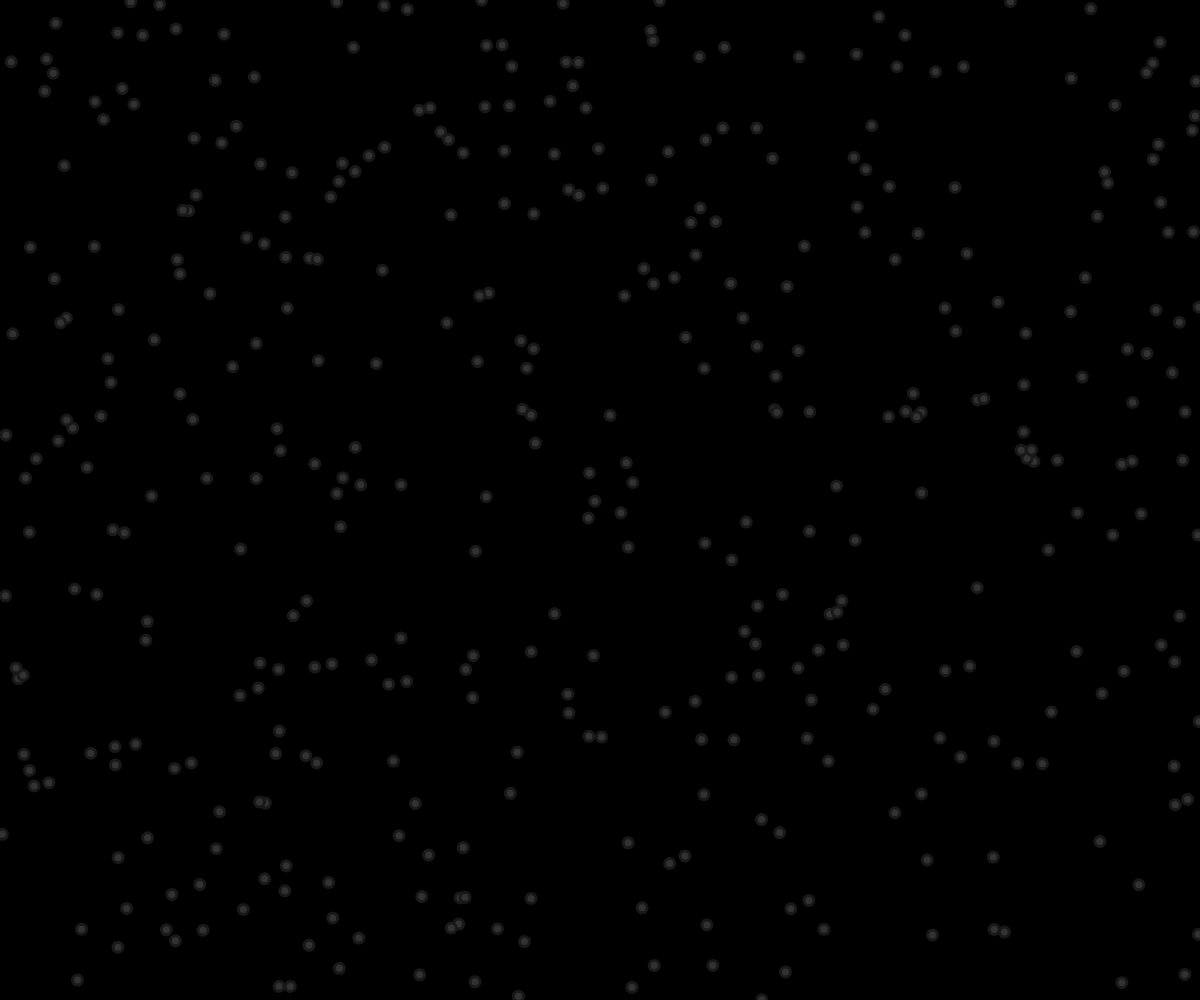
Frame 1 (no input)
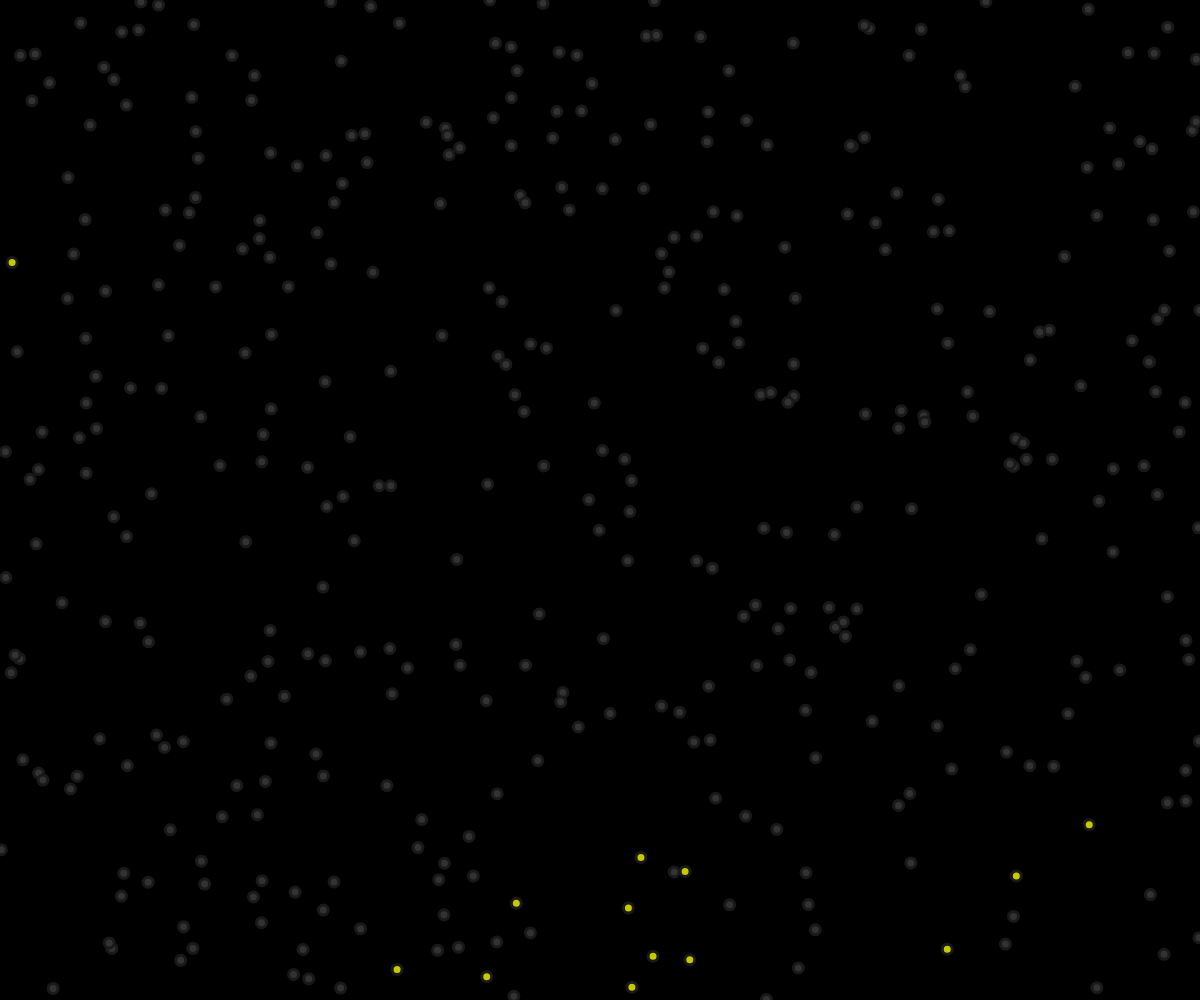
Frame 60 (no input)
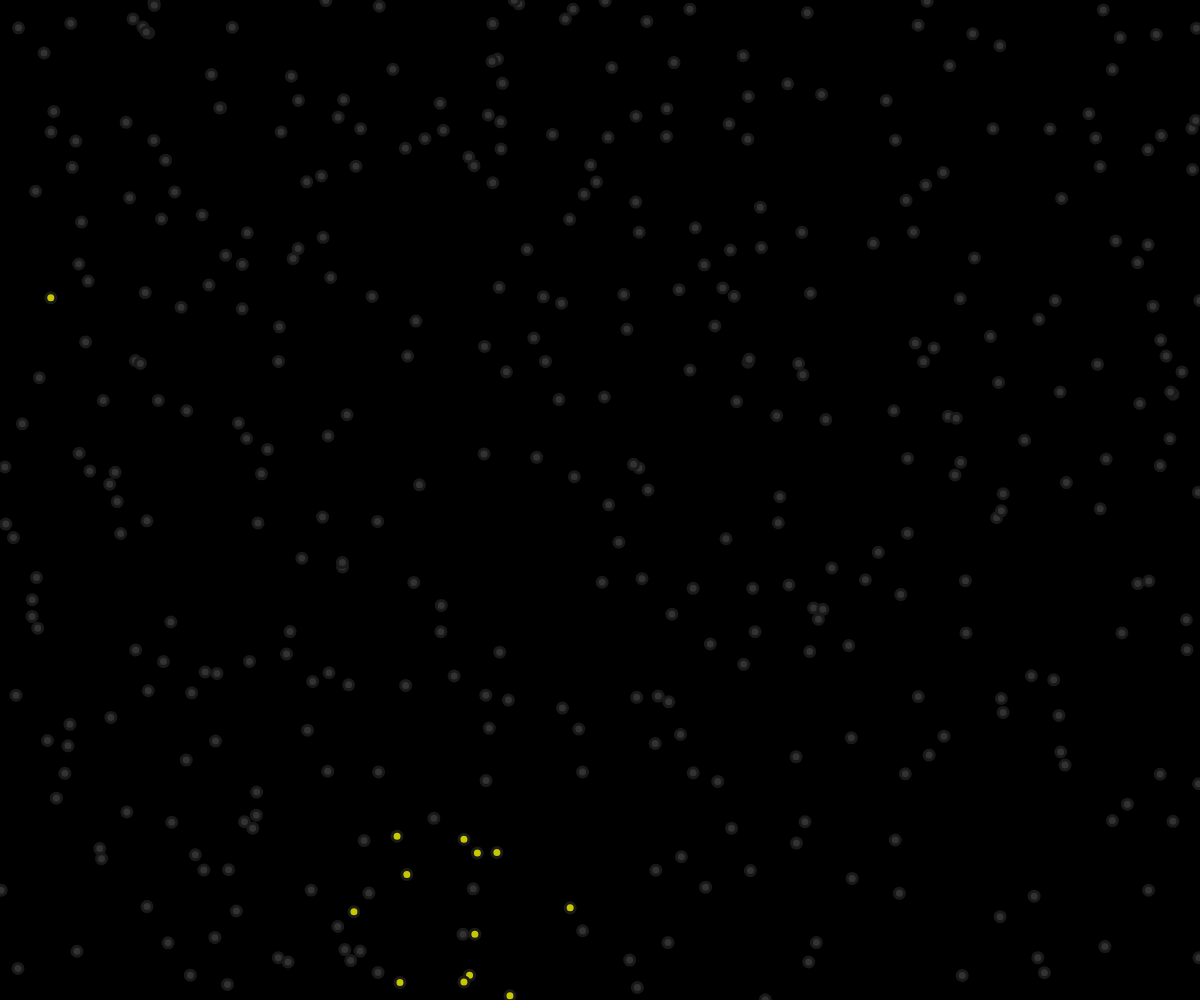
Frame 120 (the mouse pressed at the canvas centre since frame 60)

The p5.js sketch that drew these frames (run headless with seeded random() and noise() and a simulated clock; from frame 60 on, the mouse is pressed at the canvas centre):

// p5.js sketch
// ── sketch.js
var fireflies = [];
var drawRange = false;
var range = 150;
var clockLength = 100;
var population = 400;

function setup() {
  createCanvas(windowWidth,windowHeight);
  for(var i = 0; i < population; i++){
    fireflies.push(new Firefly)
  }
}

function draw() {
  background(0);
  for(var i = 0; i < fireflies.length;i++){
    fireflies[i].update();
    fireflies[i].draw();
  }
}

function windowResized(){
  resizeCanvas(windowWidth,windowHeight)
  fireflies = [];
  setup();
}

// ── firefly.js
class Firefly{

  constructor(){
    this.pos = createVector(random(width),random(height));
    this.acc = createVector(0,0);
    this.vel = createVector(0,0);
    this.light = false;
    this.flashtime = 0;
    this.clock = floor(random(clockLength)/10)*10
    this.clocked = false;
  }

  flash(){
    this.light = true;
    for(var i = 0; i < fireflies.length; i++){
      if(dist(fireflies[i].pos.x,fireflies[i].pos.y,this.pos.x,this.pos.y)<=range&&!fireflies[i] != this&&!fireflies[i].clocked&&!fireflies[i].light){
        fireflies[i].nudge();
        this.clocked = true
      }
    }

  }

  nudge(){
    this.clock += 10;
    this.clocked = true;
  }

  update(){
    if(frameCount % 20 == 0){
      this.acc.add(random(-.5,.5),random(-.5,.5));
    }
    if(this.pos.x > width-10 || this.pos.x < 10){
      this.vel.set(-this.vel.x, this.vel.y);
    }
    if(this.pos.y > height-10 || this.pos.y < 10){
      this.vel.set(this.vel.x, -this.vel.y);
    }
    if(this.clock > clockLength){
      this.flash();
      this.clock = 0
    }
    this.vel.limit(1,1)
    this.clock += 1;
    this.vel.add(this.acc);
    this.acc.set(0,0);
    this.pos.add(this.vel);
    this.clocked=false;
  }

  draw(){
    fill(50);
    if(this.light){
      fill(200,200,0);
      this.flashtime += 1;
    }
    if(this.flashtime >= 10){
      this.light = false;
      this.flashtime = 0;
    }
    stroke(25);
    strokeWeight(3);
    ellipse(this.pos.x,this.pos.y,10)
    if(drawRange){
    noFill();
    ellipse(this.pos.x,this.pos.y,range)
  }
  }

}

// ── style.css
canvas{
  position: absolute;
  top:0px;
  left:0px;
}
